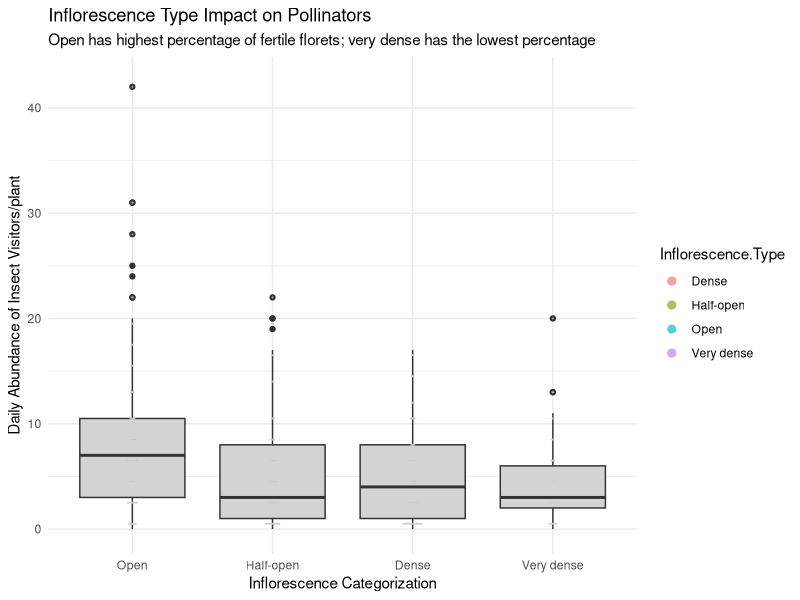
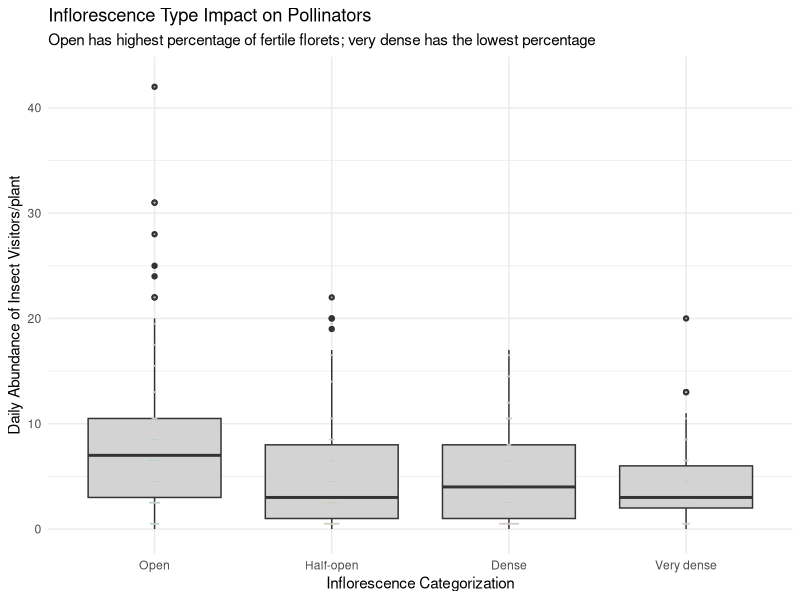
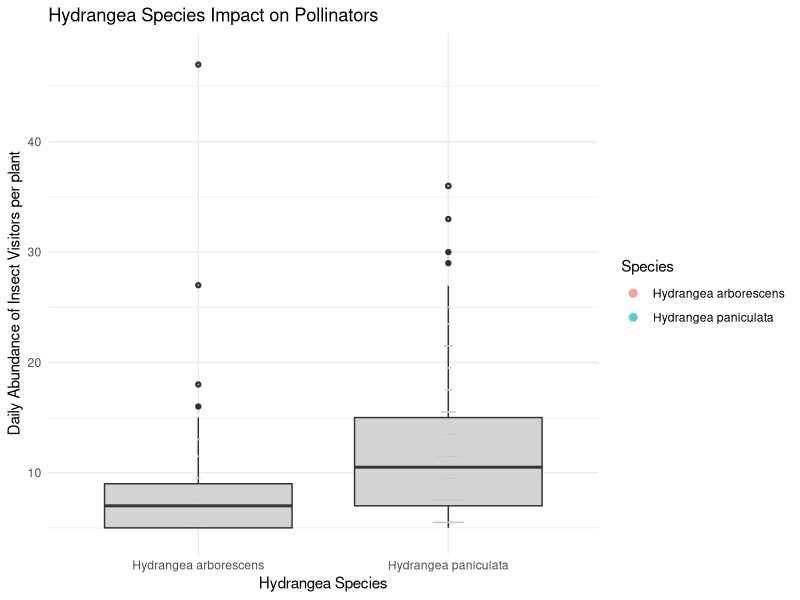
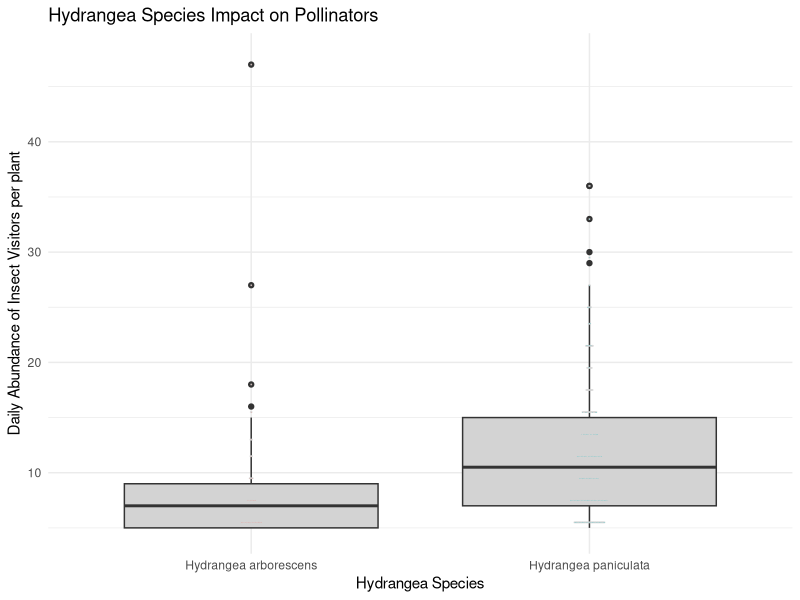
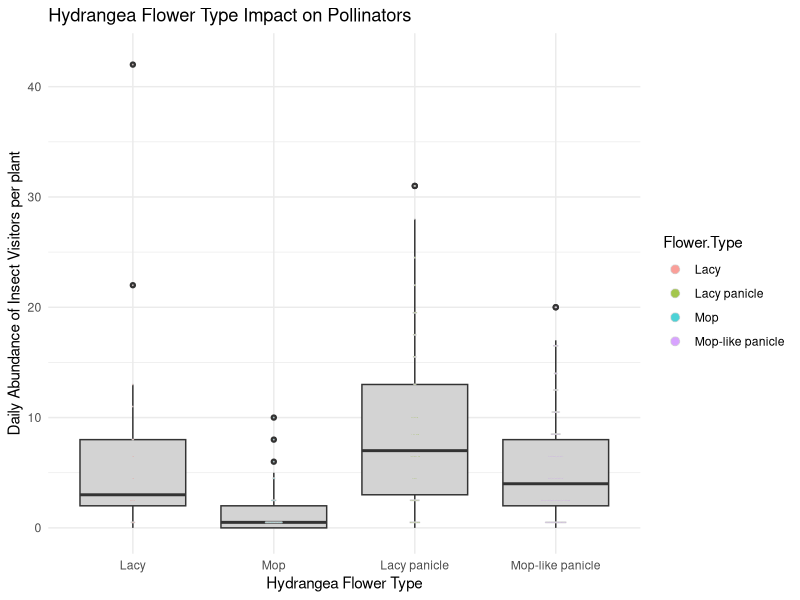
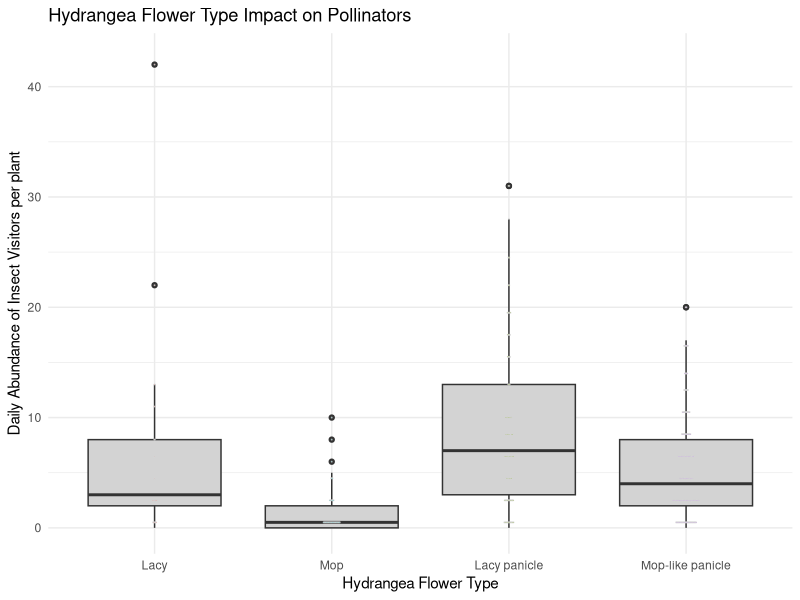
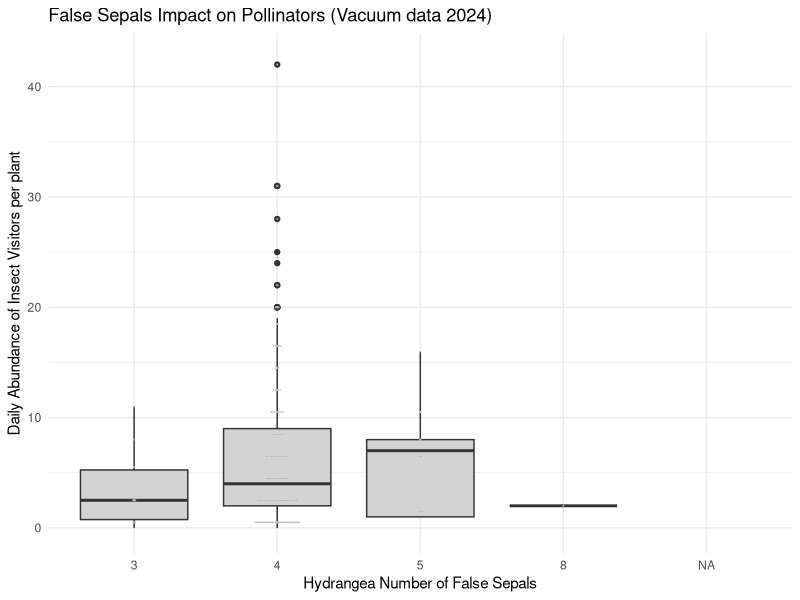
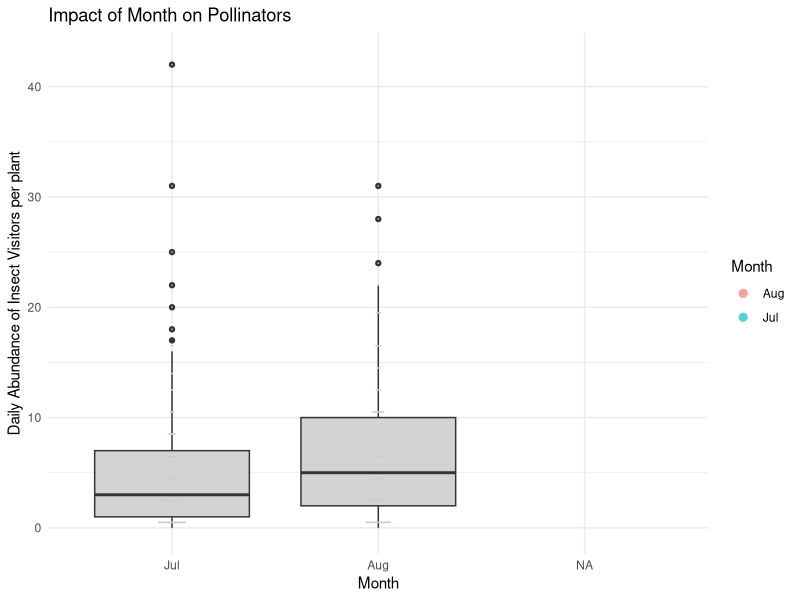

Here is the R script that generated these plots, in order:
############## Generating Supplementary Boxplots  ################

#Setup
rm(list = ls(all = TRUE)) #blanks out your values 
dev.off()

#-----------------------------load libraries

library(ggplot2)

#-------------------------------Load data

DAgg3 = read.csv("DAgg3.csv")
dmerge = read.csv("dmergeFINAL.csv")
dmerge = dmerge[dmerge$Inflorescence.Type != "#N/A",] #remove N/As 


#------------------------------Graphs

#Boxplot comparing dense, half-open, open, and very dense using non-aggregated data (more accurate). Though, after comparing them, they seem to pretty much say the same thing. 

dmerge$group = factor(dmerge$Inflorescence.Type, c("Open","Half-open","Dense","Very dense"))
p = ggplot(data = dmerge, 
           aes(x = group, y = TotalInsects, fill = Inflorescence.Type)) + 
  geom_boxplot(fill = "lightgray") + 
  geom_dotplot(binaxis = 'y', 
               stackdir = 'center', 
               dotsize = 0.05, 
               alpha = 0.7, 
               color = "lightgray") + 
  theme_minimal() + 
  labs(x = "Inflorescence Categorization", 
       y = "Daily Abundance of Insect Visitors/plant",
       title = "Inflorescence Type Impact on Pollinators",
       subtitle = "Open has highest percentage of fertile florets; very dense has the lowest percentage")
p
p + theme(legend.position = "none") #remove the legend 

#Boxplot comparing hydrangea species using non-aggregated data (more accurate) 

dmerge$group = factor(dmerge$Species, c("Hydrangea arborescens","Hydrangea paniculata"))
dmerge = dmerge[dmerge$Species != "#N/A",] #remove N/As 
p = ggplot(data = dmerge, 
           aes(x = group, y = TotalInsects + 5, fill = Species, binwidth = 5.0)) + 
  geom_boxplot(fill = "lightgray") + 
  geom_dotplot(binaxis = 'y', 
               stackdir = 'center', 
               dotsize = 0.05, 
               alpha = 0.7, 
               color = "lightgray") + 
  theme_minimal() + 
  labs(x = "Hydrangea Species", 
       y = "Daily Abundance of Insect Visitors per plant",
       title = "Hydrangea Species Impact on Pollinators")
p
p + theme(legend.position = "none") #remove the legend 

#Boxplot comparing flower type using non-aggregated data (more accurate) 

dmerge$group = factor(dmerge$Flower.Type, c("Lacy","Mop","Lacy panicle","Mop-like panicle"))
dmerge = dmerge[dmerge$Flower.Type != "#N/A",] #remove N/As 

p = ggplot(data = dmerge, 
           aes(x = group, y = TotalInsects, fill = Flower.Type)) + 
  geom_boxplot(fill = "lightgray") + 
  geom_dotplot(binaxis = 'y', 
               stackdir = 'center', 
               dotsize = 0.05, 
               alpha = 0.7, 
               color = "lightgray") + 
  theme_minimal() + 
  labs(x = "Hydrangea Flower Type", 
       y = "Daily Abundance of Insect Visitors per plant",
       title = "Hydrangea Flower Type Impact on Pollinators")
p
p + theme(legend.position = "none") #remove the legend 

#Boxplot comparing number of false sepals using non-aggregated data (more accurate) 

dmerge$group = factor(dmerge$False.Sepals, c("3","4","5","8"))
dmerge = dmerge[dmerge$False.Sepals != "NA",] #remove N/As 

p = ggplot(data = dmerge, 
           aes(x = group, y = TotalInsects, fill = False.Sepals)) + 
  geom_boxplot(fill = "lightgray") + 
  geom_dotplot(binaxis = 'y', 
               stackdir = 'center', 
               dotsize = 0.05, 
               alpha = 0.7, 
               color = "lightgray") + 
  theme_minimal() + 
  labs(x = "Hydrangea Number of False Sepals", 
       y = "Daily Abundance of Insect Visitors per plant",
       title = "False Sepals Impact on Pollinators (Vacuum data 2024)")
p + theme(legend.position = "none") #remove the legend 
#inconclusive 


#Boxplot comparing month using non-aggregated data (more accurate) 

dmerge$group = factor(dmerge$Month, c("Jul","Aug"))
dmerge = dmerge[dmerge$Species != "#N/A",] #remove N/As 
p = ggplot(data = dmerge, 
           aes(x = group, y = TotalInsects, fill = Month)) + 
  geom_boxplot(fill = "lightgray") + 
  geom_dotplot(binaxis = 'y', 
               stackdir = 'center', 
               dotsize = 0.05, 
               alpha = 0.7, 
               color = "lightgray") + 
  theme_minimal() + 
  labs(x = "Month", 
       y = "Daily Abundance of Insect Visitors per plant",
       title = "Impact of Month on Pollinators")
p
p + theme(legend.position = "none") #remove the legend 

#Boxplot comparing rain using non-aggregated data (more accurate) 

dmerge$group = factor(dmerge$Rain, c("0","1"))
dmerge = dmerge[dmerge$Rain != "NA",] #remove N/As 
p = ggplot(data = dmerge, 
           aes(x = group, y = TotalInsects, fill = Rain)) + 
  geom_boxplot(fill = "lightgray") + 
  geom_dotplot(binaxis = 'y', 
               stackdir = 'center', 
               dotsize = 0.05, 
               alpha = 0.7, 
               color = "lightgray") + 
  theme_minimal() + 
  labs(x = "Rain: No (0) Yes (1)", 
       y = "Insect Visitors per plant per day",
       title = "Impact of Rain on Pollinators")
p
# Unsurprisingly, rain had a huge negative impact on pollinators. However, we only did one survey when it was raining, which isn't enough to guarantee this. Because of the low rain sample size, let's just not model it in the glm. 

#Boxplot comparing color of flower using non-aggregated data (more accurate). 

dmerge$group = factor(dmerge$Color, c("White","Pink-white","Pink","Green-white"))
p = ggplot(data = dmerge, 
           aes(x = group, y = TotalInsects, fill = Color)) + 
  geom_boxplot(fill = "lightgray") + 
  geom_dotplot(binaxis = 'y', 
               stackdir = 'center', 
               dotsize = 0.05, 
               alpha = 0.7, 
               color = "lightgray") + 
  theme_minimal() + 
  labs(x = "Inflorescence Categorization", 
       y = "Daily Abundance of Insect Visitors/plant",
       title = "Flower Color Impact on Pollinators")
p
p + theme(legend.position = "none") #remove the legend 
